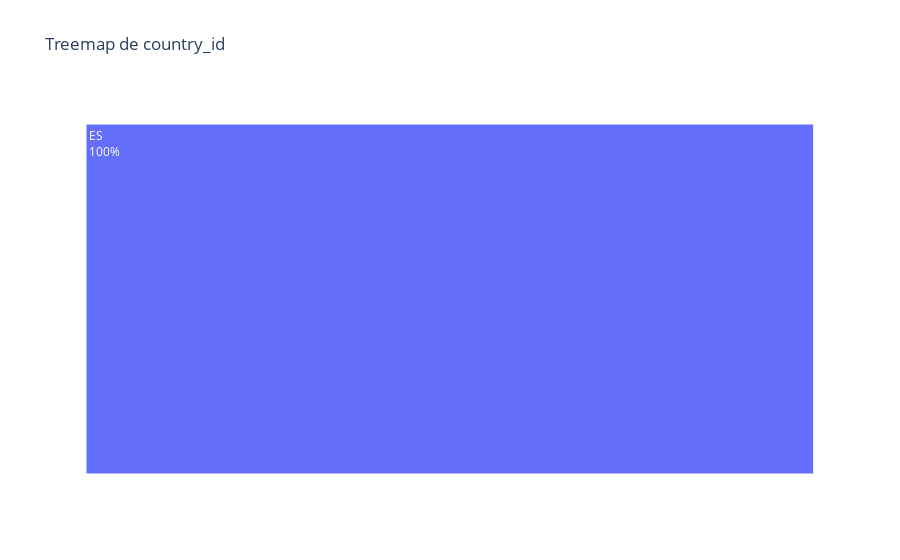

Source (notebook cell):
### Code cell
# Contar la frecuencia de cada valor en la columna 'entry_channel'
value_counts = df_total_anal_ult['country_id'].value_counts().reset_index()
value_counts.columns = ['country_id', 'count']

# Calcular el porcentaje
value_counts['percentage'] = (value_counts['count'] / value_counts['count'].sum()) * 100

# Crear el treemap con Plotly
fig = go.Figure(go.Treemap(
    labels=value_counts['country_id'],
    parents=['' for _ in value_counts['country_id']],
    values=value_counts['count'],
    customdata=value_counts['percentage'],
    textinfo="label+percent parent",
))

fig.update_layout(title='Treemap de country_id')
fig.show()

### Figure 1 — Plotly figure (JSON) as saved in the notebook; plotly's stock layout.template omitted (floating-point values rounded to 4 significant figures)
{"data": [{"customdata": [99.96, 0.007224, 0.004063, 0.003386, 0.00316, 0.002935, 0.00158, 0.001354, 0.001129, 0.001129, 0.0009029, 0.0009029, 0.0009029, 0.0006772, 0.0006772, 0.0004515, 0.0004515, 0.0004515, 0.0002257, 0.0002257, 0.0002257, 0.0002257, 0.0002257, 0.0002257, 0.0002257, 0.0002257, 0.0002257, 0.0002257, 0.0002257, 0.0002257, 0.0002257, 0.0002257, 0.0002257, 0.0002257, 0.0002257, 0.0002257, 0.0002257, 0.0002257, 0.0002257, 0.0002257, 0.0002257], "labels": ["ES", "GB", "US", "FR", "CH", "DE", "BE", "BR", "VE", "MX", "PL", "IE", "AR", "AT", "IT", "MA", "CL", "SE", "SA", "CN", "CI", "ET", "HU", "PE", "JM", "CM", "PT", "RO", "LU", "MR", "DJ", "QA", "DO", "CA", "SN", "NO", "RU", "CO", "GA", "GT", "DZ"], "parents": ["", "", "", "", "", "", "", "", "", "", "", "", "", "", "", "", "", "", "", "", "", "", "", "", "", "", "", "", "", "", "", "", "", "", "", "", "", "", "", "", ""], "textinfo": "label+percent parent", "type": "treemap", "values": [442833, 32, 18, 15, 14, 13, 7, 6, 5, 5, 4, 4, 4, 3, 3, 2, 2, 2, 1, 1, 1, 1, 1, 1, 1, 1, 1, 1, 1, 1, 1, 1, 1, 1, 1, 1, 1, 1, 1, 1, 1]}], "layout": {"title": {"text": "Treemap de country_id"}}}
